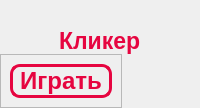
         <widget class="QWidget" name="clicker_page">
          <property name="font">
           <font>
            <pointsize>18</pointsize>
           </font>
          </property>
          <property name="cursor">
           <cursorShape>ArrowCursor</cursorShape>
          </property>
          <layout class="QVBoxLayout" name="verticalLayout_12">
           <property name="spacing">
            <number>0</number>
           </property>
           <property name="leftMargin">
            <number>0</number>
           </property>
           <property name="topMargin">
            <number>0</number>
           </property>
           <property name="rightMargin">
            <number>0</number>
           </property>
           <property name="bottomMargin">
            <number>0</number>
           </property>
           <item alignment="Qt::AlignHCenter|Qt::AlignTop">
            <widget class="QLabel" name="label">
             <property name="text">
              <string/>
             </property>
             <property name="pixmap">
              <pixmap>qt_icons/clicker_phone.png</pixmap>
             </property>
            </widget>
           </item>
           <item alignment="Qt::AlignHCenter">
            <widget class="QLabel" name="label_27">
             <property name="font">
              <font>
               <pointsize>17</pointsize>
               <weight>75</weight>
               <bold>true</bold>
              </font>
             </property>
             <property name="styleSheet">
              <string notr="true">color: rgb(230, 5, 64)</string>
             </property>
             <property name="text">
              <string>Кликер</string>
             </property>
            </widget>
           </item>
           <item alignment="Qt::AlignLeft|Qt::AlignTop">
            <widget class="QFrame" name="frame_12">
             <property name="sizePolicy">
              <sizepolicy hsizetype="Preferred" vsizetype="Expanding">
               <horstretch>0</horstretch>
               <verstretch>3</verstretch>
              </sizepolicy>
             </property>
             <property name="frameShape">
              <enum>QFrame::StyledPanel</enum>
             </property>
             <property name="frameShadow">
              <enum>QFrame::Raised</enum>
             </property>
             <layout class="QHBoxLayout" name="horizontalLayout_11">
              <item>
               <widget class="QPushButton" name="clicker_play">
                <property name="font">
                 <font>
                  <pointsize>18</pointsize>
                  <weight>75</weight>
                  <bold>true</bold>
                 </font>
                </property>
                <property name="cursor">
                 <cursorShape>PointingHandCursor</cursorShape>
                </property>
                <property name="styleSheet">
                 <string notr="true">QPushButton{
border: 3px solid rgb(230, 5, 64);
border-radius: 10px;
color: rgb(230, 5, 64)
}
QPushButton:hover{
border: 3px solid rgb(230, 5, 64);
border-radius: 10px;
color: rgb(230, 5, 64);
background-color: rgba(230, 5, 64, 70)
}</string>
                </property>
                <property name="text">
                 <string> Играть </string>
                </property>
               </widget>
              </item>
             </layout>
            </widget>
           </item>
          </layout>
         </widget>
